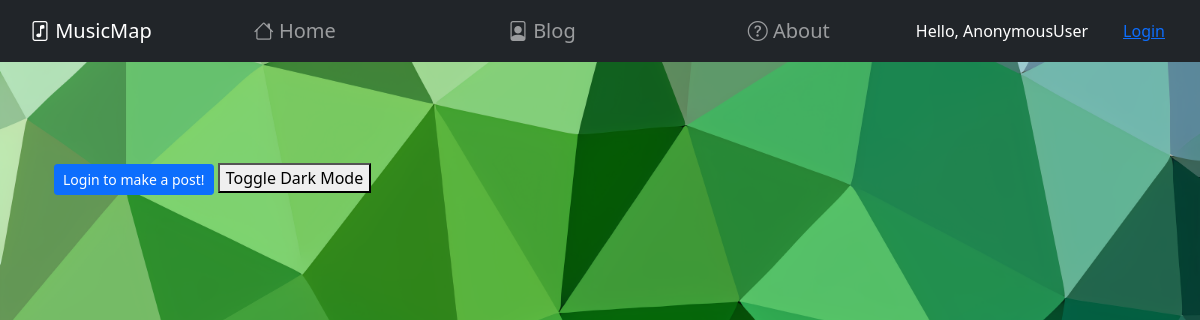
The page /blog/ on the database as committed earlier.
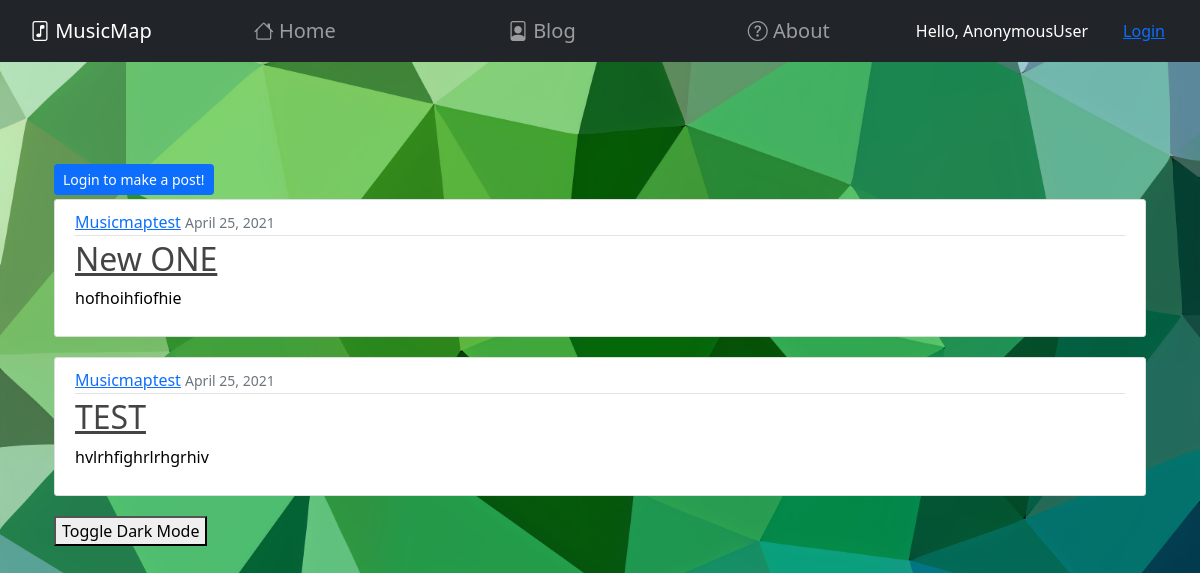
The same page on the database as committed later.
### mysite/musicmap/models.py (models this page shows, shortened)
class Blog(models.Model):
    title = CharField(max_length=200)
    date_added = DateTimeField(auto_now=True)
    content = TextField()
    author = models.ForeignKey(User, on_delete=models.CASCADE)

### mysite/musicmap/views.py (the view)
# urls.py: path('blog/', PostListView.as_view(), name="blog"),
class PostListView(ListView):
    model = Blog
    template_name = 'musicmap/blog.html'
    context_object_name = 'posts'
    ordering = ['-date_added']

### mysite/musicmap/templates/musicmap/blog.html
{%extends "musicmap/base.html"%}
{%load static%}
{%block content%}
<div class = "container">
{% if user.is_authenticated %}
<a class="btn btn-primary btn-sm mt-1 mb-1" style="margin-bottom: 10px;" href="{% url 'post-create' %}">Create New Post</a>
{%else%}
      <a class="btn btn-primary btn-sm mt-1 mb-1" style="margin-bottom: 10px;" href="{% url 'login' %}">Login to make a post!</a>
{%endif%}
{%for post in posts %}
    <article class="media content-section">
        <div class="media-body">
          <div class="article-metadata">
            <a class="mr-2" href="#">{{ post.author }}</a>
            <small class="text-muted">{{ post.date_added|date:"F d, Y" }}</small>
          </div>
          <h2><a class="article-title" href="{% url 'post-detail' post.id %}">{{ post.title }}</a></h2>
          <p class="article-content">{{ post.content }}</p>
        </div>
      </article>
{%endfor%}
<button onclick="toggleDarkMode()">Toggle Dark Mode</button>
</div>
{%endblock%}

### mysite/musicmap/templates/musicmap/base.html (shortened to what this page needs)
{% load static %}
<!DOCTYPE html>
<html lang="en">
  <head>
    <link
      href="https://cdn.jsdelivr.net/npm/bootstrap@5.0.0-beta3/dist/css/bootstrap.min.css"
      rel="stylesheet"
    />
    <link
      rel="stylesheet"
      href="https://cdn.jsdelivr.net/npm/bootstrap-icons@1.4.0/font/bootstrap-icons.css"
    />
  </head>
  <body>
    {% block nav %}
    <nav
      class="navbar navbar-expand-md navbar-dark bg-dark fixed-top"
      style="text-align: center"
    >
      <a
        class="navbar-brand bi bi-file-music"
        href="{% url 'content' %}"
        style="padding-left: 30px; font-size: 20px"
      >
        MusicMap</a
      >
      <div class="collapse navbar-collapse" id="navbarsExampleDefault">
        <ul class="navbar-nav navbar-center nav-fill w-100">
          <li class="nav-item active">
            <a class="nav-link bi bi-house" href="{% url 'content'%}">
              Home</a>
          </li>
          <li class="nav-item">
            <a class="nav-link bi bi-file-person" href="{% url 'blog'%}">
              Blog</a
            >
          </li>
          <li class="nav-item">
            <a class="nav-link bi bi-question-circle" href="{% url 'about'%}">
              About</a
            >
          </li>
        </ul>
      </div>
      <span style="color: white; margin-right: 35px;"
        >Hello, {{request.user}}</span
      >
      {% if user.is_authenticated %}
      <div style="padding-right: 35px;"><a class="hello-msg"  href="{% url 'logout' %}">Logout</a></div>
      {%else%}
      <div style="padding-right: 35px;"><a class="hello-msg" href="{% url 'login' %}">Login</a></span>
      {%endif%}
    </nav>
    {% endblock %}
    <main role="main" class="container">
    {%block content%} {%endblock%}
  </body>
</html>

Rows that differ between the two databases and show on the page:
added Blog: author "Musicmaptest", date_added "April 25, 2021", title "New ONE", content "hofhoihfiofhie"
added Blog: author "Musicmaptest", date_added "April 25, 2021", title "TEST", content "hvlrhfighrlrhgrhiv"
